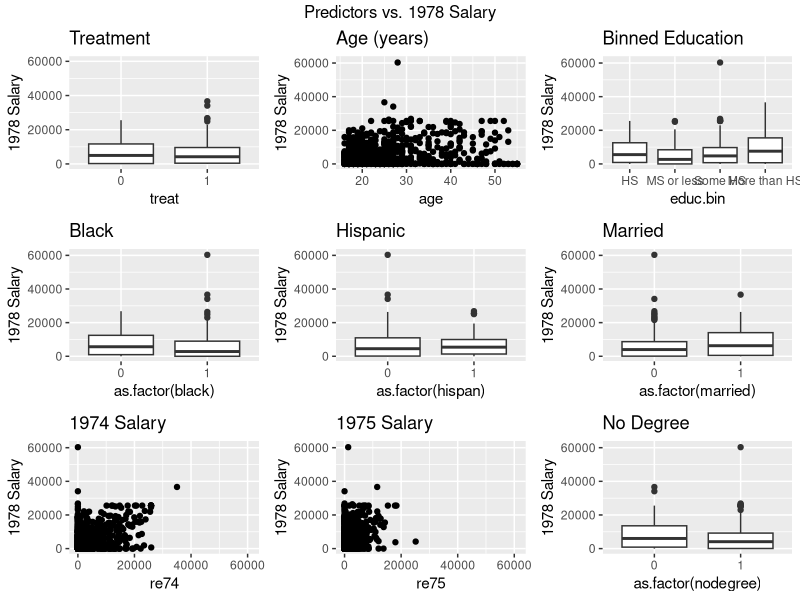

This figure's R source:
## ---- chunk 1
knitr::opts_chunk$set(echo = TRUE)
setwd('/Users/annaberman/Desktop/702 Modeling/Assignments/Team Project 1')
library(ggplot2)
library(dplyr)
library(gridExtra)
## ---- chunk 2
# Load the data
lalonde <- read.csv('lalondedata.txt') %>%
    mutate(treat = as.factor(treat)) %>%
    mutate(treat = factor(treat, levels = c(0, 1))) %>%
    # mean centering
    mutate(re78c = re78 - mean(re78),
           re75c = re75 - mean(re75),
           re74c = re74 - mean(re74),
           agec = age - mean(age)) %>%
    # educ
    mutate(educ.bin = ifelse(educ < 9, 'MS or less',
                             ifelse(educ < 12, 'Some HS',
                                    ifelse(educ == 12, 'HS', 'More than HS')))) %>%
    mutate(educ.bin = factor(educ.bin, levels = c('HS', 'MS or less', 'Some HS', 'More than HS')))

summary(lalonde)
## ---- chunk 3
# TREAT
e1 <- ggplot(lalonde) +
    geom_boxplot(mapping = aes(x = treat, y = re78)) + 
    ylim(c(0,60000)) + 
    ggtitle('Treatment') +
    ylab('1978 Salary')

# AGE
e2 <- ggplot(lalonde) +
    geom_point(mapping = aes(x = age, y = re78)) + 
    ylim(c(0,61000)) + 
    ggtitle('Age (years)') +
    ylab('1978 Salary')


# EDCU.BIN
e3 <- ggplot(lalonde) +
    geom_boxplot(mapping = aes(x = educ.bin, y = re78)) + 
    ylim(c(0,61000)) + 
    ggtitle('Binned Education') +
    ylab('1978 Salary')


# BLACK
e4 <- ggplot(lalonde) +
    geom_boxplot(mapping = aes(x = as.factor(black), y = re78)) + 
    ylim(c(0,61000)) + 
    ggtitle('Black') +
    ylab('1978 Salary')


# HISPAN
e5 <- ggplot(lalonde) +
    geom_boxplot(mapping = aes(x = as.factor(hispan), y = re78)) + 
    ylim(c(0,61000)) + 
    ggtitle('Hispanic') +
    ylab('1978 Salary')


# MARRIED
e6 <- ggplot(lalonde) +
    geom_boxplot(mapping = aes(x = as.factor(married), y = re78)) + 
    ylim(c(0,61000)) + 
    ggtitle('Married') +
    ylab('1978 Salary')


# RE74
e7 <- ggplot(lalonde) +
    geom_point(mapping = aes(x = re74, y = re78)) + 
    ylim(c(0,61000)) + 
    xlim(c(0,61000)) +
    ggtitle('1974 Salary') +
    ylab('1978 Salary')


# RE75
e8 <- ggplot(lalonde) +
    geom_point(mapping = aes(x = re75, y = re78)) + 
    ylim(c(0,61000)) + 
    xlim(c(0,61000)) + 
    ggtitle('1975 Salary') +
    ylab('1978 Salary')

# NODEGREE
e9 <- ggplot(lalonde) +
    geom_boxplot(mapping = aes(x = as.factor(nodegree), y = re78)) + 
    ylim(c(0,61000))+ 
    ggtitle('No Degree') +
    ylab('1978 Salary')


# Plot all the plots together
grid.arrange(e1, e2, e3, e4, e5, e6, e7, e8, e9,
             top = 'Predictors vs. 1978 Salary')
## ---- chunk 4
final_linear_fit <- lm(re78 ~ treat + agec + educ.bin + black + hispan + married + re74c + re75c, data = lalonde)
summary(final_linear_fit)

coeff <- cbind(summary(final_linear_fit)$coefficients[, c(1,2)],
               confint(final_linear_fit))
coeff <- data.frame(coeff) 
names(coeff) <- c('Estimate', 'Std.Error', '2.5%', '97.5%')
coeff
